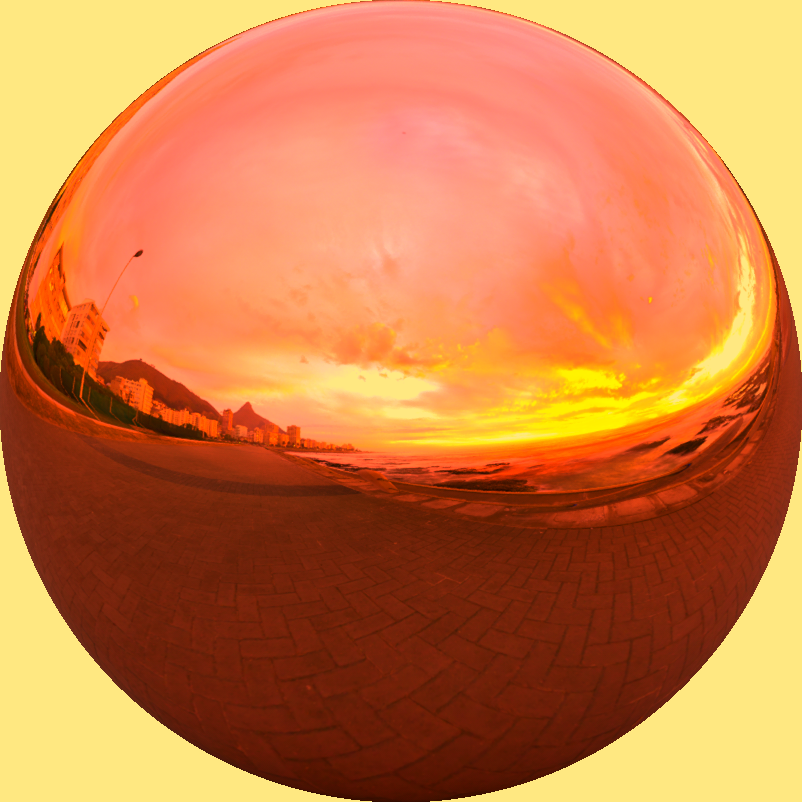
#> input picture img/in.png, 802 x 802 px; its folder holds only this picture in this run
$ python crop_circle.py in.png out.png
#> lines starting #> are read from the running program, lines starting #| are printed output that depends on the picture; after the words box and inside, x2 and y2 are one past the last pixel; in counts of white or black regions, pixels touching at a corner belong together
#Coding UTF-8

#python crop_circle.py in.png out.png

#Square -> Circle (alpha)

from PIL import Image
from PIL import ImageDraw
import sys

args = sys.argv

path = "img/" + args[1]
offset = 0

img = Image.open(path)
#> img is the input picture: PIL image 802x802 RGB; mean R, G, B 204.2, 124.2, 69

mask = Image.new("L", img.size)
#> mask: PIL image 802x802 L; every value is 0
draw = ImageDraw.Draw(mask)
draw.ellipse([(offset, offset), (img.size[0] - offset, img.size[1] - offset)], 255)
del draw

img.putalpha(mask)
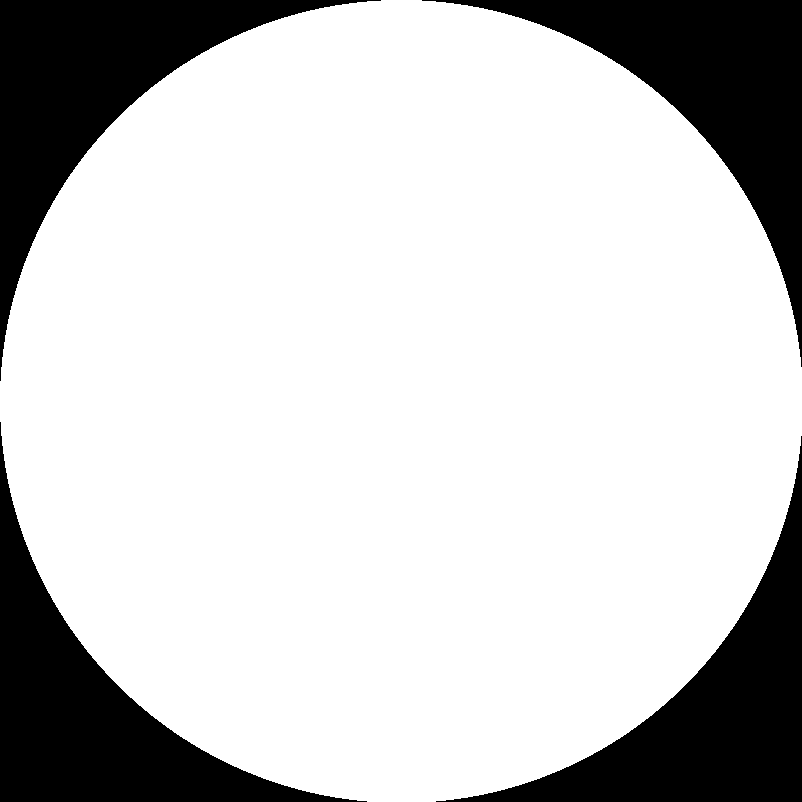
#> mask: PIL image 802x802 L; 78.7% white; 4 black regions, box (x1, y1, x2, y2) and area: (0, 0, 381, 381) 34626, (422, 0, 802, 367) 34245, (0, 422, 367, 802) 34245, (436, 436, 802, 802) 33865
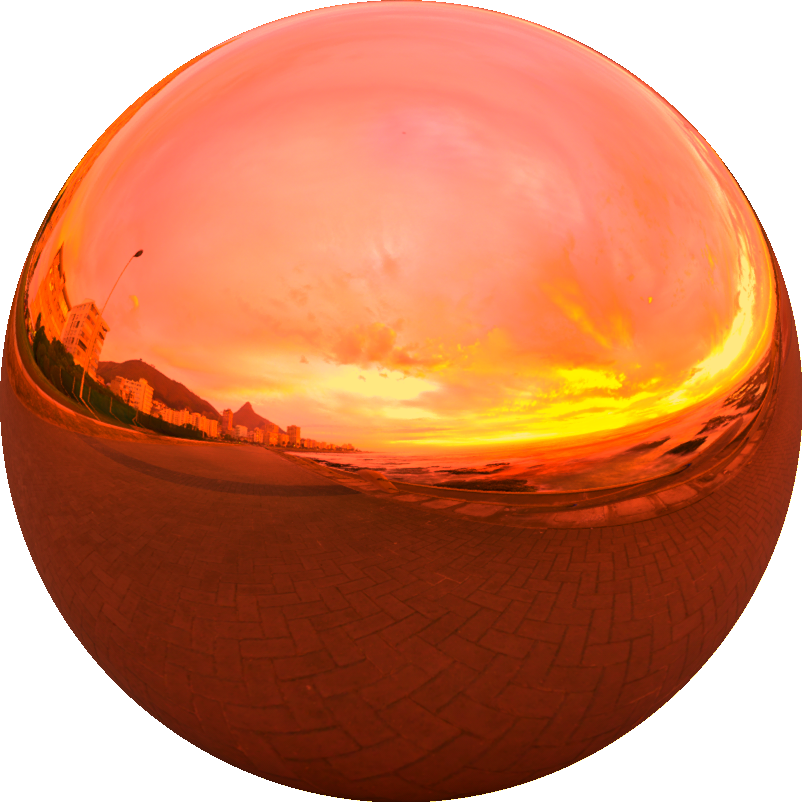
#> img: PIL image 802x802 RGBA; mean R, G, B, A 204.2, 124.2, 69, 200.7; transparent parts drawn white

img.save("img/" + args[2])
